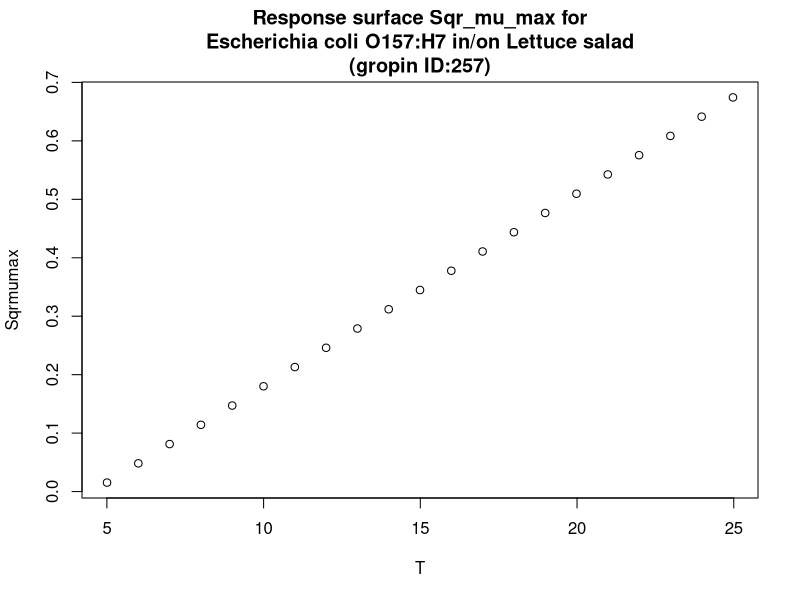

Write R code to recreate this figure.
#############################
# start of Parameter script
#############################
T <- seq(5.005,24.975024975025,length.out=21)
#############################
# end of Parameter script
#############################
############################# 
# start of Model script Gropin ID 257 
#############################
 
# constant coefficients for this model
 
variables <- data.frame(T)
argumentsPar <- unique.data.frame(expand.grid(variables))
 
# heart of the model
response_surface <- function(T) {
   mumax <-0.033*(T-4.54)

	return(mumax=mumax)
} 

# output parameters
responseSurface <- cbind(argumentsPar,response_surface(argumentsPar['T']))
colnames(responseSurface) <- c(colnames(argumentsPar),'Sqrmumax')
#############################
# End of Model script
#############################
############################# 
# start of Visualisation script Gropin ID 257 
#############################
titleText <-'Response surface Sqr_mu_max for
Escherichia coli O157:H7 in/on Lettuce salad
(gropin ID:257)'
plot(T,responseSurface$'Sqrmumax',xlab='T',
                          ylab='Sqrmumax',main=titleText)
#############################
# End of Visualisation script
#############################
